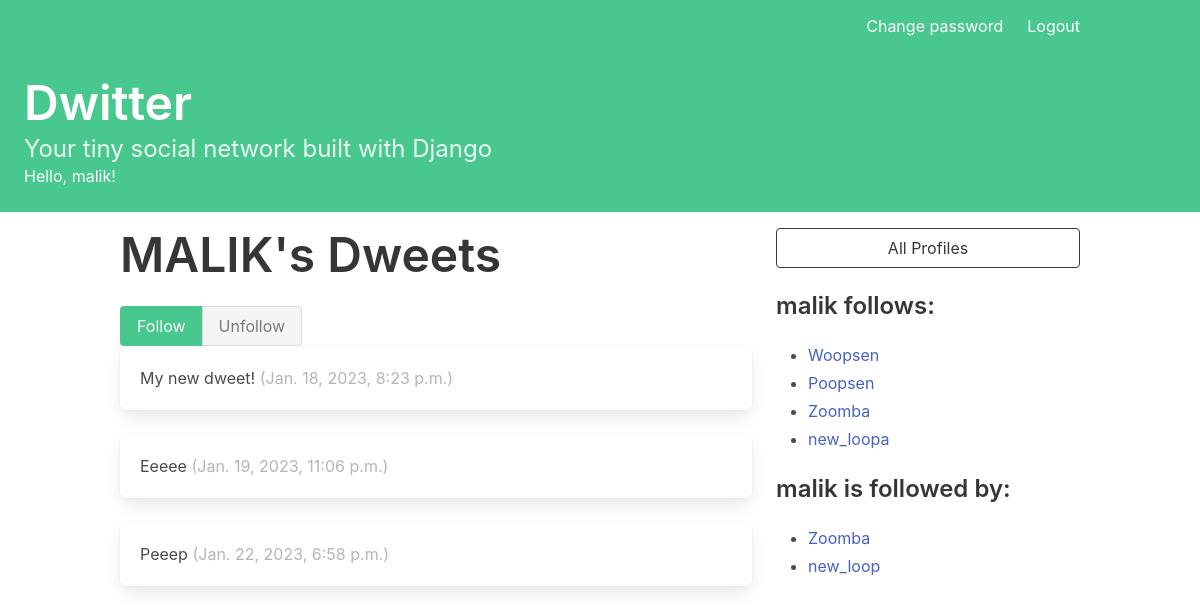
The app's page /profile/5 (signed in) with its own data.
### dwitter/models.py (models this page shows, shortened)
class Profile(models.Model):
    user = models.OneToOneField(
        User,
        on_delete=models.CASCADE
    )
    follows = models.ManyToManyField(
        "self",
        related_name="followed_by",
        symmetrical=False,
        blank=True
    )
    def __str__(self):
        return self.user.username

class Dweet(models.Model):
    user = models.ForeignKey(
        User,
        on_delete=models.DO_NOTHING,
        related_name='dweets'
    )
    body = models.CharField(max_length=140)
    created_at = models.DateTimeField(auto_now_add=True)

### dwitter/views.py (the view)
# urls.py: path('profile/<int:pk>', profile, name='profile'),
def profile(request, pk):
    profile = Profile.objects.get(pk=pk)
    if request.user.is_authenticated:
        if request.method == "POST":
            current_user_profile = request.user.profile
            data = request.POST
            action = data.get("follow")
            if action == "follow":
                current_user_profile.follows.add(profile)
            elif action == "unfollow":
                current_user_profile.follows.remove(profile)
            current_user_profile.save()
    return render(request, "dwitter/profile.html", {"profile": profile})

### dwitter/templates/dwitter/profile.html (shortened to what this page needs)
{% extends 'base.html' %}
{% block content %}
<div class="column">
    <div class="block">
    <h1 class="title is-1">
        {{profile.user.username|upper}}'s Dweets
    </h1>
    </div>
    {% if user.is_authenticated %}
    <form method="post">
        <div class="buttons has-addons">
        {% if profile in user.profile.follows.all %}
            <button class="button is-success is-static">Follow</button>
            <button class="button is-danger" name="follow" value="unfollow">
                Unfollow
            </button>
        {% else %}
            <button class="button is-success" name="follow" value="follow">
                Follow
            </button>
            <button class="button is-danger is-static">Unfollow</button>
        {% endif %}
        </div>
    </form>
    {% endif %}
    <div class="content">
            {% for dweet in profile.user.dweets.all %}
                <div class="box">
                    {{ dweet.body }}
                    <span class="is-small has-text-grey-light">
                        ({{ dweet.created_at }})
                    </span>
                </div>
            {% endfor %}
    </div>
</div>
<div class="column is-one-third">
    <div class="block">
        <a href="{% url 'dwitter:profile_list' %}">
            <button class="button is-dark is-outlined is-fullwidth">
                All Profiles
            </button>
        </a>
    </div>
    <div class="block">
        <h3 class="title is-4">
            {{profile.user.username}} follows:
        </h3>
        <div class="content">
            <ul>
            {% for following in profile.follows.all %}
                <li>
                    <a href="{% url 'dwitter:profile' following.id %}">
                        {{ following }}
                    </a>
                </li>
            {% endfor %}
            </ul>
        </div>
    </div>
    <div class="block">
        <h3 class="title is-4">
            {{profile.user.username}} is followed by:
        </h3>
        <div class="content">
            <ul>
            {% for follower in profile.followed_by.all %}
                <li>
                    <a href="{% url 'dwitter:profile' follower.id %}">
                        {{ follower }}
                    </a>
                </li>
            {% endfor %}
            </ul>
        </div>
    </div>
</div>
{% endblock content %}

### dwitter/templates/base.html (shortened to what this page needs)
<!DOCTYPE html>
<html lang="en">
<head>
    <link rel="stylesheet"
          href="https://cdn.jsdelivr.net/npm/bulma@0.9.3/css/bulma.min.css">
</head>
<body>
    <a href="{% url 'dwitter:dashboard' %} ">
    <section class="hero is-small is-success mb-4">
        <div class="hero-head">
            <nav class="navbar">
              <div class="container">
                <div id="navbarMenuHeroA" class="navbar-menu">
                  <div class="navbar-end">
                    {% if user.is_authenticated %}
                        <a class="navbar-item" href="{% url 'dwitter:password_change' %}">Change password</a>
                        <a class="navbar-item" href="{% url 'dwitter:logout' %}">Logout</a>
                    {% else %}
                      <a class="navbar-item" href="{% url 'dwitter:register' %}">Register</a>
                      <a class="navbar-item" href="{% url 'dwitter:login' %}">Login</a>
                    {% endif %}
                  </div>
                </div>
              </div>
            </nav>
          </div>
        <div class="hero-body">
            <h1 class="title is-1">
                <a href="{% url 'dwitter:dashboard' %}">Dwitter</a>
            </h1>
            <p class="subtitle is-4">
                Your tiny social network built with Django
            </p>
            Hello, {{ user.username|default:'Guest' }}!
        </div>
    </section>
    </a>
    <div class="container">
        <div class="columns">
            {% block content %}
            {% endblock content %}
        </div>
    </div>
</body>
</html>

### records on screen
Profile: user.username "MALIK", user.username "malik"
Dweet: body "My new dweet!", created_at "Jan. 18, 2023, 8:23 p.m."
Dweet: body "Eeeee", created_at "Jan. 19, 2023, 11:06 p.m."
Dweet: body "Peeep", created_at "Jan. 22, 2023, 6:58 p.m."
Profile: user.username "Woopsen"
Profile: user.username "Poopsen"
Profile: user.username "Zoomba"
Profile: user.username "new_loopa"
Profile: user.username "new_loop"

### other values on screen
{{ user.username|default:'Guest' }} "malik"
